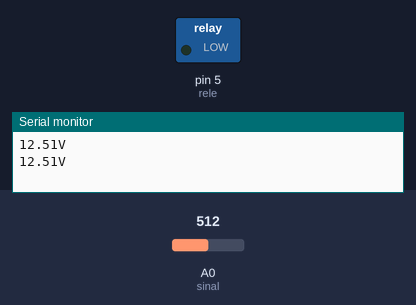
The sketch below on a simulated Arduino Uno, built with avr-gcc and run on an emulated ATmega328P. On the bench: switched loads named in the sketch (green lamp = pin HIGH), the last lines printed to the serial monitor. Inputs (shaded band) come from the test bench; at power-on: A0 (sinal) = 512. The ROS host is connected and sends only what is stated.

Above: at 1.8 s.
1.9 s: A0 (sinal) set to 1004
3.4 s: A0 (sinal) set to 1023
At 4.3 s:
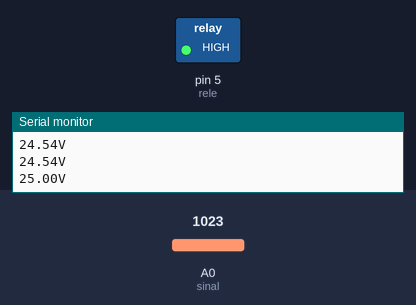
5.5 s: A0 (sinal) set to 900
At 7.1 s:
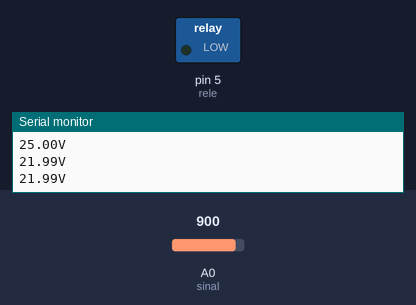
Timing chart, 0 to 8.6 s (numbered marks = the images above; inputs shaded):
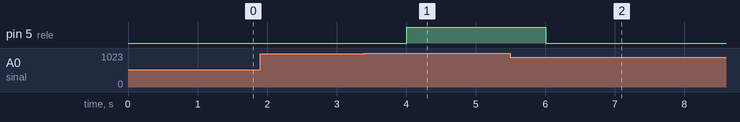

The sketch:

voltimetro.ino
```cpp
#include <ros.h>
#include <std_msgs/Float32.h>

#define sinal A0
#define rele 5

float volts = 0.0;

ros::NodeHandle nh;

std_msgs::Float32 volt_msg;
ros::Publisher pub_volt("/voltage", &volt_msg);

void setup(){
  nh.initNode();
  nh.advertise(pub_volt);
  pinMode(rele, OUTPUT);
  digitalWrite(rele, LOW);
  pinMode(sinal, INPUT);
  Serial.begin(57600);
}

void loop(){

  volts = analogRead(sinal)*(5.0/1023);
  volts = volts*5.0;

  Serial.print(volts,2);
  Serial.println("V");
  volt_msg.data = volts;
  pub_volt.publish(&volt_msg);
  nh.spinOnce();

  if (volts < 25.0) {
    digitalWrite(rele, LOW); // Liga o relé
  } else {
    digitalWrite(rele, HIGH); // Desliga o relé
  }

  delay(1000);
}
```

Measured:
- the behaviour switches between 1022 and 1023 on A0 (sinal) (found by bisection; images 0 and 1)
- after the input at 3.4 s, pin 5 (rele): LOW → HIGH after 0.61 s
- after the input at 5.5 s, pin 5 (rele): HIGH → LOW after 0.51 s
